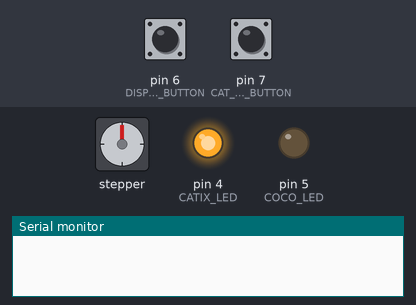
Bench run of a sketch on a simulated Arduino Uno, built with avr-gcc and run on an emulated ATmega328P. On the bench: stepper motor, output pins drawn as LEDs (lit = HIGH), the last lines printed to the serial monitor. Inputs (shaded band) come from the test bench; at power-on: pin 6 (DISPENSOR_BUTTON) LOW, pin 7 (CAT_SELECTOR_BUTTON) LOW. Stepper angles assume 2048 steps per turn.

Above: at 3.1 s.
3.2 s: pin 6 (DISPENSOR_BUTTON) pulled HIGH for 0.15 s
At 3.65 s:
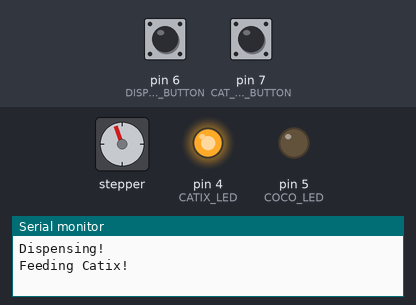
At 4.25 s:
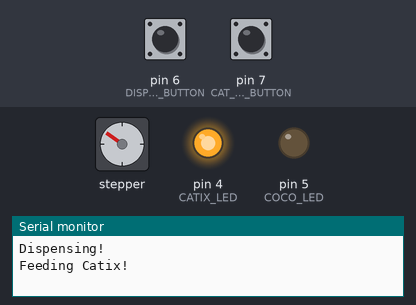
Timing chart, 0 to 15.2 s (numbered marks = the images above; inputs shaded):
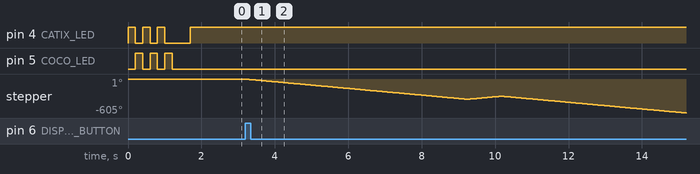

Measured:
- after the input at 3.2 s, stepper: turns 360° counter-clockwise in 6.0 s, then 53° clockwise in 0.89 s, then 297° counter-clockwise in 5.0 s

The sketch:

CatFeeder.ino
```cpp
#include <Stepper.h>

// Pin Setup
int COCO_LED = 5;
int CATIX_LED = 4;
int CAT_SELECTOR_BUTTON = 7;
int DISPENSOR_BUTTON = 6;

// Global Variables
int COCO_MULT = 4;
int CATIX_MULT = 7;
int SELECTOR = 0;

// Stepper Motor Variables
int STEPS_PER_REV = 2048;
int REVERSE_STEPS = 312;
int MOT_SPEED = 10;

Stepper STEP(STEPS_PER_REV, 8, 10, 9, 11);

void setup() {
  // put your setup code here, to run once:
  Serial.begin(9600);
  STEP.setSpeed(MOT_SPEED);
  pinMode(COCO_LED, OUTPUT);
  pinMode(CATIX_LED, OUTPUT);
  pinMode(CAT_SELECTOR_BUTTON, INPUT);
  pinMode(DISPENSOR_BUTTON, INPUT);

  startup_led();

  digitalWrite(COCO_LED, LOW); // Coco is 1
  digitalWrite(CATIX_LED, HIGH); // Catix is 0

  delay(250);
}

void loop() {
  // put your main code here, to run repeatedly:
  if(digitalRead(CAT_SELECTOR_BUTTON) == HIGH) {
    Serial.print("Selecting!\n");
    toggle_protocol();
  };

  if(digitalRead(DISPENSOR_BUTTON) == HIGH) {
    Serial.print("Dispensing!\n");
    feed();
  };
}

void feed() {
  if (SELECTOR == 1) {
    // Coco feeding protocol
    Serial.print("Feeding Coco!\n");
    for (int i = 0; i < COCO_MULT; i++) {
      STEP.step(-STEPS_PER_REV);
      STEP.step(REVERSE_STEPS);
    }
  } else {
    Serial.print("Feeding Catix!\n");
    for (int i = 0; i < CATIX_MULT; i++) {
      STEP.step(-STEPS_PER_REV);
      STEP.step(REVERSE_STEPS);
    }
  }
}

void toggle_protocol() {
  if(SELECTOR == 0) {
    // Coco mode
    Serial.print("Coco Mode!\n");
    digitalWrite(COCO_LED, HIGH);
    digitalWrite(CATIX_LED, LOW);
    SELECTOR = 1;
    delay(200);
  } else {
    // Catix mode
    Serial.print("Catix Mode!\n");
    digitalWrite(COCO_LED, LOW);
    digitalWrite(CATIX_LED, HIGH);
    SELECTOR = 0;
    delay(200);
  }
}

void startup_led() {
  for (int i = 0; i < 3; i++) {
    digitalWrite(COCO_LED, LOW);
    digitalWrite(CATIX_LED, HIGH);
    delay(200);
    digitalWrite(COCO_LED, HIGH);
    digitalWrite(CATIX_LED, LOW);
    delay(200);
  }
    digitalWrite(COCO_LED, LOW);
    digitalWrite(CATIX_LED, LOW);
    delay(500);
}
```
